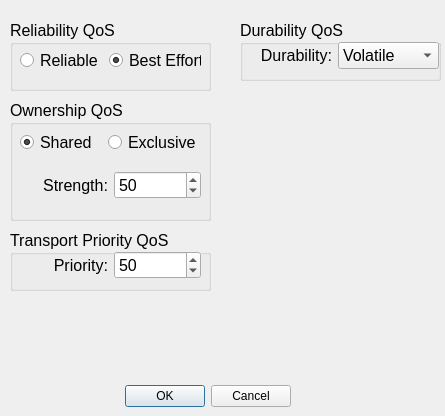
<?xml version="1.0" encoding="UTF-8"?>
<ui version="4.0">
 <class>Dialog</class>
 <widget class="QDialog" name="Dialog">
  <property name="geometry">
   <rect>
    <x>0</x>
    <y>0</y>
    <width>445</width>
    <height>416</height>
   </rect>
  </property>
  <property name="windowTitle">
   <string>Dialog</string>
  </property>
  <widget class="QDialogButtonBox" name="buttonBox">
   <property name="geometry">
    <rect>
     <x>120</x>
     <y>380</y>
     <width>171</width>
     <height>32</height>
    </rect>
   </property>
   <property name="orientation">
    <enum>Qt::Horizontal</enum>
   </property>
   <property name="standardButtons">
    <set>QDialogButtonBox::Cancel|QDialogButtonBox::Ok</set>
   </property>
  </widget>
  <widget class="QGroupBox" name="groupBox">
   <property name="geometry">
    <rect>
     <x>10</x>
     <y>20</y>
     <width>201</width>
     <height>71</height>
    </rect>
   </property>
   <property name="font">
    <font>
     <family>Arial</family>
     <pointsize>12</pointsize>
    </font>
   </property>
   <property name="title">
    <string>Reliability QoS</string>
   </property>
   <widget class="QWidget" name="horizontalLayoutWidget">
    <property name="geometry">
     <rect>
      <x>10</x>
      <y>20</y>
      <width>181</width>
      <height>41</height>
     </rect>
    </property>
    <property name="font">
     <font>
      <family>Arial</family>
      <pointsize>12</pointsize>
     </font>
    </property>
    <layout class="QHBoxLayout" name="horizontalLayout">
     <item>
      <widget class="QRadioButton" name="reliableRButt">
       <property name="font">
        <font>
         <family>Arial</family>
         <pointsize>12</pointsize>
        </font>
       </property>
       <property name="text">
        <string>Reliable</string>
       </property>
       <attribute name="buttonGroup">
        <string>reliabilityButtonGroup</string>
       </attribute>
      </widget>
     </item>
     <item>
      <widget class="QRadioButton" name="bestEffortRButt">
       <property name="font">
        <font>
         <family>Arial</family>
         <pointsize>12</pointsize>
        </font>
       </property>
       <property name="text">
        <string>Best Effort</string>
       </property>
       <property name="checked">
        <bool>true</bool>
       </property>
       <attribute name="buttonGroup">
        <string>reliabilityButtonGroup</string>
       </attribute>
      </widget>
     </item>
    </layout>
   </widget>
  </widget>
  <widget class="QGroupBox" name="groupBox_2">
   <property name="geometry">
    <rect>
     <x>10</x>
     <y>100</y>
     <width>201</width>
     <height>121</height>
    </rect>
   </property>
   <property name="font">
    <font>
     <family>Arial</family>
     <pointsize>12</pointsize>
    </font>
   </property>
   <property name="title">
    <string>Ownership QoS</string>
   </property>
   <widget class="QWidget" name="verticalLayoutWidget">
    <property name="geometry">
     <rect>
      <x>10</x>
      <y>20</y>
      <width>181</width>
      <height>91</height>
     </rect>
    </property>
    <property name="font">
     <font>
      <family>Arial</family>
      <pointsize>12</pointsize>
     </font>
    </property>
    <layout class="QVBoxLayout" name="verticalLayout">
     <item>
      <layout class="QHBoxLayout" name="horizontalLayout_3">
       <item>
        <widget class="QRadioButton" name="radioButton">
         <property name="font">
          <font>
           <family>Arial</family>
           <pointsize>12</pointsize>
          </font>
         </property>
         <property name="text">
          <string>Shared</string>
         </property>
         <property name="checked">
          <bool>true</bool>
         </property>
         <attribute name="buttonGroup">
          <string>ownershipButtonGroup</string>
         </attribute>
        </widget>
       </item>
       <item>
        <widget class="QRadioButton" name="radioButton_2">
         <property name="font">
          <font>
           <family>Arial</family>
           <pointsize>12</pointsize>
          </font>
         </property>
         <property name="text">
          <string>Exclusive</string>
         </property>
         <attribute name="buttonGroup">
          <string>ownershipButtonGroup</string>
         </attribute>
        </widget>
       </item>
      </layout>
     </item>
     <item>
      <layout class="QHBoxLayout" name="horizontalLayout_2">
       <item>
        <widget class="QLabel" name="label">
         <property name="font">
          <font>
           <family>Arial</family>
           <pointsize>12</pointsize>
          </font>
         </property>
         <property name="text">
          <string>Strength:</string>
         </property>
         <property name="alignment">
          <set>Qt::AlignRight|Qt::AlignTrailing|Qt::AlignVCenter</set>
         </property>
        </widget>
       </item>
       <item>
        <widget class="QSpinBox" name="ownershipStrengthSpinBox">
         <property name="sizePolicy">
          <sizepolicy hsizetype="Preferred" vsizetype="Fixed">
           <horstretch>0</horstretch>
           <verstretch>0</verstretch>
          </sizepolicy>
         </property>
         <property name="font">
          <font>
           <family>Arial</family>
           <pointsize>12</pointsize>
          </font>
         </property>
         <property name="alignment">
          <set>Qt::AlignLeading|Qt::AlignLeft|Qt::AlignVCenter</set>
         </property>
         <property name="value">
          <number>50</number>
         </property>
        </widget>
       </item>
      </layout>
     </item>
    </layout>
   </widget>
  </widget>
  <widget class="QGroupBox" name="groupBox_3">
   <property name="geometry">
    <rect>
     <x>10</x>
     <y>230</y>
     <width>201</width>
     <height>61</height>
    </rect>
   </property>
   <property name="font">
    <font>
     <family>Arial</family>
     <pointsize>12</pointsize>
    </font>
   </property>
   <property name="title">
    <string>Transport Priority QoS</string>
   </property>
   <widget class="QWidget" name="horizontalLayoutWidget_4">
    <property name="geometry">
     <rect>
      <x>10</x>
      <y>20</y>
      <width>181</width>
      <height>31</height>
     </rect>
    </property>
    <property name="font">
     <font>
      <family>Arial</family>
      <pointsize>12</pointsize>
     </font>
    </property>
    <layout class="QHBoxLayout" name="horizontalLayout_5">
     <item>
      <widget class="QLabel" name="label_2">
       <property name="font">
        <font>
         <family>Arial</family>
         <pointsize>12</pointsize>
        </font>
       </property>
       <property name="text">
        <string>Priority:</string>
       </property>
       <property name="alignment">
        <set>Qt::AlignRight|Qt::AlignTrailing|Qt::AlignVCenter</set>
       </property>
      </widget>
     </item>
     <item>
      <widget class="QSpinBox" name="spinBox">
       <property name="font">
        <font>
         <family>Arial</family>
         <pointsize>12</pointsize>
        </font>
       </property>
       <property name="value">
        <number>50</number>
       </property>
      </widget>
     </item>
    </layout>
   </widget>
  </widget>
  <widget class="QGroupBox" name="groupBox_4">
   <property name="geometry">
    <rect>
     <x>240</x>
     <y>20</y>
     <width>201</width>
     <height>61</height>
    </rect>
   </property>
   <property name="font">
    <font>
     <family>Arial</family>
     <pointsize>12</pointsize>
    </font>
   </property>
   <property name="title">
    <string>Durability QoS</string>
   </property>
   <widget class="QWidget" name="horizontalLayoutWidget_5">
    <property name="geometry">
     <rect>
      <x>10</x>
      <y>20</y>
      <width>189</width>
      <height>31</height>
     </rect>
    </property>
    <property name="font">
     <font>
      <family>Arial</family>
      <pointsize>12</pointsize>
     </font>
    </property>
    <layout class="QHBoxLayout" name="horizontalLayout_6">
     <item>
      <widget class="QLabel" name="label_3">
       <property name="font">
        <font>
         <family>Arial</family>
         <pointsize>12</pointsize>
        </font>
       </property>
       <property name="text">
        <string>Durability:</string>
       </property>
       <property name="alignment">
        <set>Qt::AlignRight|Qt::AlignTrailing|Qt::AlignVCenter</set>
       </property>
      </widget>
     </item>
     <item>
      <widget class="QComboBox" name="comboBox">
       <property name="font">
        <font>
         <family>Arial</family>
         <pointsize>12</pointsize>
        </font>
       </property>
       <item>
        <property name="text">
         <string>Volatile</string>
        </property>
       </item>
       <item>
        <property name="text">
         <string>Transient</string>
        </property>
       </item>
       <item>
        <property name="text">
         <string>Persistent</string>
        </property>
       </item>
      </widget>
     </item>
    </layout>
   </widget>
  </widget>
 </widget>
 <resources/>
 <connections>
  <connection>
   <sender>buttonBox</sender>
   <signal>accepted()</signal>
   <receiver>Dialog</receiver>
   <slot>accept()</slot>
   <hints>
    <hint type="sourcelabel">
     <x>248</x>
     <y>254</y>
    </hint>
    <hint type="destinationlabel">
     <x>157</x>
     <y>274</y>
    </hint>
   </hints>
  </connection>
  <connection>
   <sender>buttonBox</sender>
   <signal>rejected()</signal>
   <receiver>Dialog</receiver>
   <slot>reject()</slot>
   <hints>
    <hint type="sourcelabel">
     <x>316</x>
     <y>260</y>
    </hint>
    <hint type="destinationlabel">
     <x>286</x>
     <y>274</y>
    </hint>
   </hints>
  </connection>
 </connections>
 <buttongroups>
  <buttongroup name="reliabilityButtonGroup"/>
  <buttongroup name="ownershipButtonGroup"/>
 </buttongroups>
</ui>
